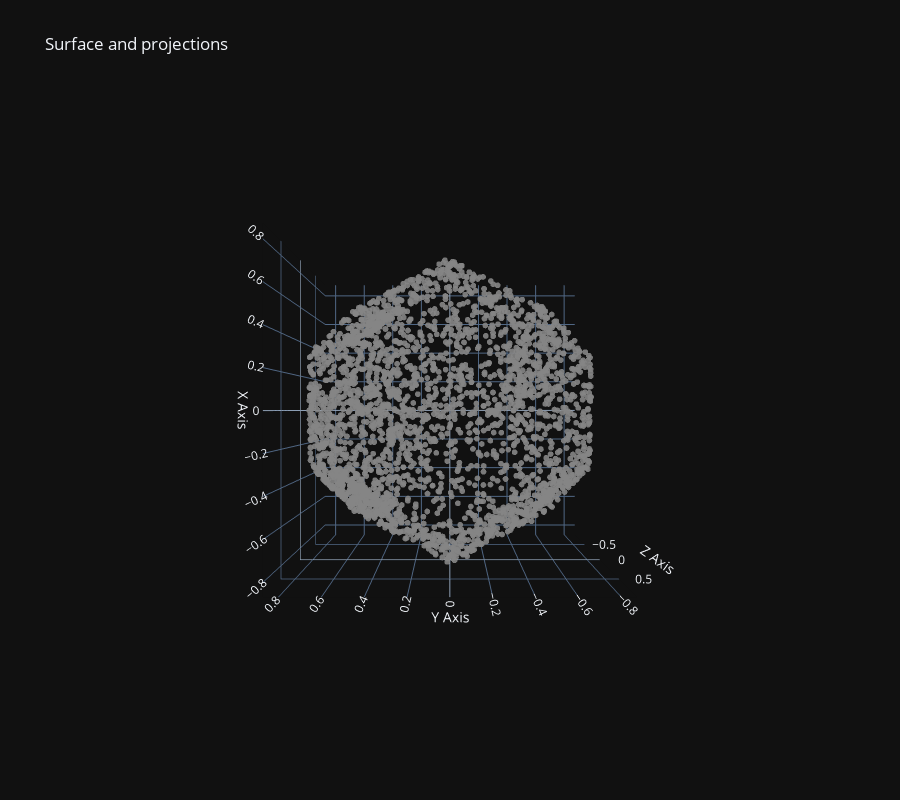

Notebook source saved alongside this figure:
### Code cell
from jnlr.utils.implicit_hypersurfaces import f_dodecahedron
Y_lang = langevin_implicit(f_dodecahedron, n_samples=3000, burn=100, thin=2, sigma=0.1, lam=0.01, kappa=0.02, R=3.0)
fig = plot_3d_projection(Y_lang)
fig.update_layout(scene_camera=dict(eye=dict(x=0., y=0., z=2.5)))

### Figure 1 — Plotly figure (JSON) as saved in the notebook; plotly's stock layout.template omitted (floating-point values rounded to 4 significant figures; data arrays with more than 128 entries replaced by an {"elided": "..."} marker saying what was removed)
{"data": [{"marker": {"color": "rgba(120,120,120,0.9)", "size": 2}, "mode": "markers", "name": "original", "x": {"elided": "3000 float values"}, "y": {"elided": "3000 float values"}, "z": {"elided": "3000 float values"}, "type": "scatter3d"}], "layout": {"scene": {"xaxis": {"title": {"text": "X Axis"}}, "yaxis": {"title": {"text": "Y Axis"}}, "zaxis": {"title": {"text": "Z Axis"}}, "aspectmode": "cube", "camera": {"eye": {"x": 0.0, "y": 0.0, "z": 2.5}}}, "legend": {"itemsizing": "constant"}, "title": {"text": "Surface and projections"}, "height": 800}}
